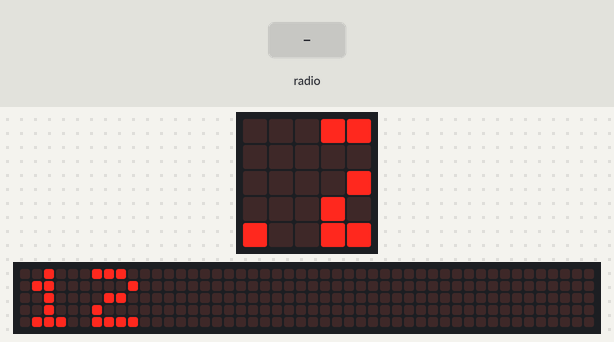
This program was run on a simulated BBC micro:bit (MakeCode). Shown: the board's 5×5 LED display, a strip that is not on the board, showing the scrolling text unrolled. The inputs (shaded band) are chosen by the test bench. The 48×5 strip is a reading aid, not a part: it shows the text the display is scrolling, unrolled, one strip-width of it at a time.

Above: at 1.37 s.
1.4 s: radio message "A1_1" arrives
At 3.6 s:
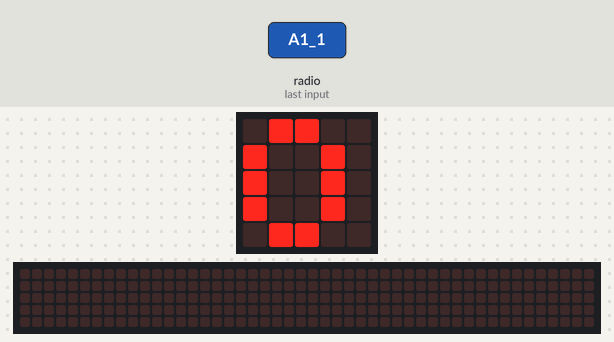
4.4 s: radio message "A1_0" arrives
At 7.7 s:
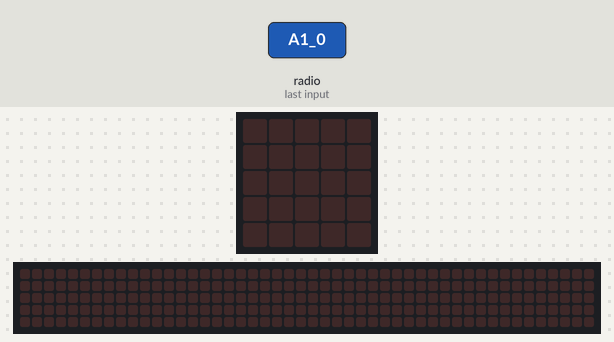
Timing chart, 0 to 9.2 s (numbered marks = the images above; inputs shaded):
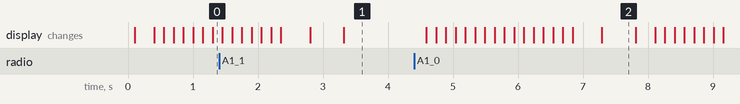

The program:

main.ts
```typescript
radio.onReceivedString(function (receivedString) {
    if (receivedString == "A1_1") {
        item_index_of_spot_status = 1
    } else if (receivedString == "A1_0") {
        item_index_of_spot_status = 0
    }
    total_available = 0
    index = 0
    for (let index2 = 0; index2 < 12; index2++) {
        if (item_index_of_spot_status == 0) {
            total_available += 1
        }
        index += 1
    }
})
let index = 0
let item_index_of_spot_status = 0
let total_available = 0
let _000000000000 = 0
let spot_status = _000000000000
total_available = 12
radio.setGroup(1)
radio.setTransmitPower(7)
basic.pause(100)
basic.forever(function () {
    basic.showNumber(total_available)
    basic.pause(500)
})
```

test.ts
```typescript
// 在這裡測試；當此封包作為擴充功能時，將不會編譯此內容。
```

Measured:
- after the input at 4.4 s, the display: first changes after 0.19 s (image 2 shows a later state)
- what the display in image 2 shows lasts 0.5 s, from 7.3 s to 7.8 s
